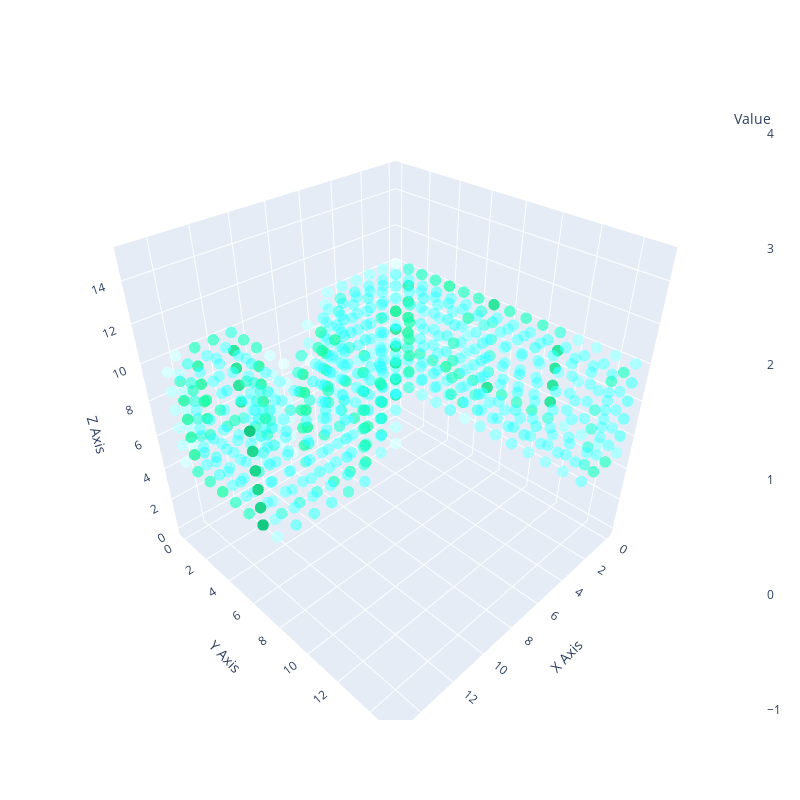

The notebook cell this image was saved under:
### Markdown cell above
## Display a single vector of data

### Code cell
display_3d_vector(X_test[2])

### Figure 1 — Plotly figure (JSON) as saved in the notebook; plotly's stock layout.template omitted (floating-point values rounded to 4 significant figures; data arrays with more than 128 entries replaced by an {"elided": "..."} marker saying what was removed)
{"data": [{"marker": {"color": {"elided": "4096 str values"}, "colorbar": {"title": {"text": "Value"}}, "size": 4}, "mode": "markers", "type": "scatter3d", "x": {"elided": "4096 int values"}, "y": {"elided": "4096 int values"}, "z": {"elided": "4096 int values"}}], "layout": {"autosize": false, "height": 800, "scene": {"xaxis": {"title": {"text": "X Axis"}}, "yaxis": {"title": {"text": "Y Axis"}}, "zaxis": {"title": {"text": "Z Axis"}}}, "showlegend": false, "width": 800}}
